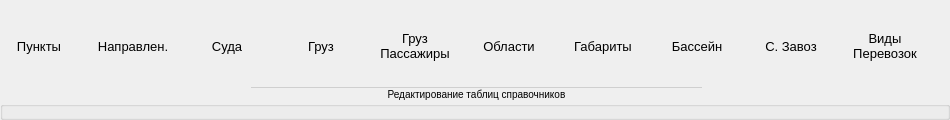
           <widget class="QGroupBox" name="groupBox_2">
            <property name="minimumSize">
             <size>
              <width>920</width>
              <height>120</height>
             </size>
            </property>
            <property name="maximumSize">
             <size>
              <width>950</width>
              <height>120</height>
             </size>
            </property>
            <property name="styleSheet">
             <string notr="true">QGroupBox {
margin-top: 87px;
font-size: 10px;
}
QGroupBox::title {
border-top: 1px solid gray;
border-color:rgb(207, 207, 207) ;
padding: 0px 135px;

}</string>
            </property>
            <property name="title">
             <string>Редактирование таблиц справочников</string>
            </property>
            <property name="alignment">
             <set>Qt::AlignHCenter|Qt::AlignTop</set>
            </property>
            <property name="flat">
             <bool>true</bool>
            </property>
            <widget class="QWidget" name="horizontalLayoutWidget_6">
             <property name="geometry">
              <rect>
               <x>-9</x>
               <y>0</y>
               <width>942</width>
               <height>92</height>
              </rect>
             </property>
             <layout class="QHBoxLayout" name="horizontalLayout_6">
              <item>
               <widget class="QToolButton" name="butt_table_point">
                <property name="minimumSize">
                 <size>
                  <width>80</width>
                  <height>90</height>
                 </size>
                </property>
                <property name="maximumSize">
                 <size>
                  <width>80</width>
                  <height>90</height>
                 </size>
                </property>
                <property name="font">
                 <font>
                  <pointsize>10</pointsize>
                 </font>
                </property>
                <property name="text">
                 <string>Пункты</string>
                </property>
                <property name="icon">
                 <iconset resource="res/icon/icon.qrc">
                  <normaloff>:/i_Administation/icons8-пункт-самовывоза-50.png</normaloff>:/i_Administation/icons8-пункт-самовывоза-50.png</iconset>
                </property>
                <property name="iconSize">
                 <size>
                  <width>50</width>
                  <height>50</height>
                 </size>
                </property>
                <property name="autoRepeat">
                 <bool>true</bool>
                </property>
                <property name="popupMode">
                 <enum>QToolButton::InstantPopup</enum>
                </property>
                <property name="toolButtonStyle">
                 <enum>Qt::ToolButtonTextUnderIcon</enum>
                </property>
                <property name="autoRaise">
                 <bool>true</bool>
                </property>
                <property name="arrowType">
                 <enum>Qt::NoArrow</enum>
                </property>
               </widget>
              </item>
              <item>
               <widget class="QToolButton" name="butt_table_direction">
                <property name="minimumSize">
                 <size>
                  <width>80</width>
                  <height>90</height>
                 </size>
                </property>
                <property name="maximumSize">
                 <size>
                  <width>80</width>
                  <height>90</height>
                 </size>
                </property>
                <property name="font">
                 <font>
                  <pointsize>10</pointsize>
                 </font>
                </property>
                <property name="text">
                 <string>Направлен.</string>
                </property>
                <property name="icon">
                 <iconset resource="res/icon/icon.qrc">
                  <normaloff>:/i_Administation/icons8-компас-50.png</normaloff>:/i_Administation/icons8-компас-50.png</iconset>
                </property>
                <property name="iconSize">
                 <size>
                  <width>50</width>
                  <height>50</height>
                 </size>
                </property>
                <property name="autoRepeat">
                 <bool>true</bool>
                </property>
                <property name="popupMode">
                 <enum>QToolButton::InstantPopup</enum>
                </property>
                <property name="toolButtonStyle">
                 <enum>Qt::ToolButtonTextUnderIcon</enum>
                </property>
                <property name="autoRaise">
                 <bool>true</bool>
                </property>
                <property name="arrowType">
                 <enum>Qt::NoArrow</enum>
                </property>
               </widget>
              </item>
              <item>
               <widget class="QToolButton" name="butt_table_vessel">
                <property name="minimumSize">
                 <size>
                  <width>80</width>
                  <height>90</height>
                 </size>
                </property>
                <property name="maximumSize">
                 <size>
                  <width>80</width>
                  <height>90</height>
                 </size>
                </property>
                <property name="font">
                 <font>
                  <pointsize>10</pointsize>
                 </font>
                </property>
                <property name="text">
                 <string>Суда</string>
                </property>
                <property name="icon">
                 <iconset resource="res/icon/icon.qrc">
                  <normaloff>:/i_Administation/icons8-грузовое-судно-50.png</normaloff>:/i_Administation/icons8-грузовое-судно-50.png</iconset>
                </property>
                <property name="iconSize">
                 <size>
                  <width>50</width>
                  <height>50</height>
                 </size>
                </property>
                <property name="autoRepeat">
                 <bool>true</bool>
                </property>
                <property name="popupMode">
                 <enum>QToolButton::InstantPopup</enum>
                </property>
                <property name="toolButtonStyle">
                 <enum>Qt::ToolButtonTextUnderIcon</enum>
                </property>
                <property name="autoRaise">
                 <bool>true</bool>
                </property>
                <property name="arrowType">
                 <enum>Qt::NoArrow</enum>
                </property>
               </widget>
              </item>
              <item>
               <widget class="QToolButton" name="butt_table_cargo">
                <property name="minimumSize">
                 <size>
                  <width>80</width>
                  <height>90</height>
                 </size>
                </property>
                <property name="maximumSize">
                 <size>
                  <width>80</width>
                  <height>90</height>
                 </size>
                </property>
                <property name="font">
                 <font>
                  <pointsize>10</pointsize>
                 </font>
                </property>
                <property name="text">
                 <string>Груз</string>
                </property>
                <property name="icon">
                 <iconset resource="res/icon/icon.qrc">
                  <normaloff>:/i_Administation/icons8-грузовое-судно-50-2.png</normaloff>:/i_Administation/icons8-грузовое-судно-50-2.png</iconset>
                </property>
                <property name="iconSize">
                 <size>
                  <width>50</width>
                  <height>50</height>
                 </size>
                </property>
                <property name="autoRepeat">
                 <bool>true</bool>
                </property>
                <property name="popupMode">
                 <enum>QToolButton::InstantPopup</enum>
                </property>
                <property name="toolButtonStyle">
                 <enum>Qt::ToolButtonTextUnderIcon</enum>
                </property>
                <property name="autoRaise">
                 <bool>true</bool>
                </property>
                <property name="arrowType">
                 <enum>Qt::NoArrow</enum>
                </property>
               </widget>
              </item>
              <item>
               <widget class="QToolButton" name="butt_table_cargoPassenger">
                <property name="minimumSize">
                 <size>
                  <width>80</width>
                  <height>90</height>
                 </size>
                </property>
                <property name="maximumSize">
                 <size>
                  <width>80</width>
                  <height>90</height>
                 </size>
                </property>
                <property name="font">
                 <font>
                  <pointsize>10</pointsize>
                 </font>
                </property>
                <property name="text">
                 <string>Груз
Пассажиры</string>
                </property>
                <property name="icon">
                 <iconset resource="res/icon/icon.qrc">
                  <normaloff>:/i_Administation/icons8-пассажир-с-багажом-50.png</normaloff>:/i_Administation/icons8-пассажир-с-багажом-50.png</iconset>
                </property>
                <property name="iconSize">
                 <size>
                  <width>50</width>
                  <height>50</height>
                 </size>
                </property>
                <property name="autoRepeat">
                 <bool>true</bool>
                </property>
                <property name="popupMode">
                 <enum>QToolButton::InstantPopup</enum>
                </property>
                <property name="toolButtonStyle">
                 <enum>Qt::ToolButtonTextUnderIcon</enum>
                </property>
                <property name="autoRaise">
                 <bool>true</bool>
                </property>
                <property name="arrowType">
                 <enum>Qt::NoArrow</enum>
                </property>
               </widget>
              </item>
              <item>
               <widget class="QToolButton" name="butt_table_region">
                <property name="minimumSize">
                 <size>
                  <width>80</width>
                  <height>90</height>
                 </size>
                </property>
                <property name="maximumSize">
                 <size>
                  <width>80</width>
                  <height>90</height>
                 </size>
                </property>
                <property name="font">
                 <font>
                  <pointsize>10</pointsize>
                 </font>
                </property>
                <property name="text">
                 <string>Области</string>
                </property>
                <property name="icon">
                 <iconset resource="res/icon/icon.qrc">
                  <normaloff>:/i_Administation/icons8-карта-россии-50.png</normaloff>:/i_Administation/icons8-карта-россии-50.png</iconset>
                </property>
                <property name="iconSize">
                 <size>
                  <width>50</width>
                  <height>50</height>
                 </size>
                </property>
                <property name="autoRepeat">
                 <bool>true</bool>
                </property>
                <property name="popupMode">
                 <enum>QToolButton::InstantPopup</enum>
                </property>
                <property name="toolButtonStyle">
                 <enum>Qt::ToolButtonTextUnderIcon</enum>
                </property>
                <property name="autoRaise">
                 <bool>true</bool>
                </property>
                <property name="arrowType">
                 <enum>Qt::NoArrow</enum>
                </property>
               </widget>
              </item>
              <item>
               <widget class="QToolButton" name="butt_table_dimensions">
                <property name="minimumSize">
                 <size>
                  <width>80</width>
                  <height>90</height>
                 </size>
                </property>
                <property name="maximumSize">
                 <size>
                  <width>80</width>
                  <height>90</height>
                 </size>
                </property>
                <property name="font">
                 <font>
                  <pointsize>10</pointsize>
                 </font>
                </property>
                <property name="text">
                 <string>Габариты</string>
                </property>
                <property name="icon">
                 <iconset resource="res/icon/icon.qrc">
                  <normaloff>:/i_Administation/icons8-поверхность-50.png</normaloff>:/i_Administation/icons8-поверхность-50.png</iconset>
                </property>
                <property name="iconSize">
                 <size>
                  <width>50</width>
                  <height>50</height>
                 </size>
                </property>
                <property name="autoRepeat">
                 <bool>true</bool>
                </property>
                <property name="popupMode">
                 <enum>QToolButton::InstantPopup</enum>
                </property>
                <property name="toolButtonStyle">
                 <enum>Qt::ToolButtonTextUnderIcon</enum>
                </property>
                <property name="autoRaise">
                 <bool>true</bool>
                </property>
                <property name="arrowType">
                 <enum>Qt::NoArrow</enum>
                </property>
               </widget>
              </item>
              <item>
               <widget class="QToolButton" name="butt_table_pool">
                <property name="minimumSize">
                 <size>
                  <width>80</width>
                  <height>90</height>
                 </size>
                </property>
                <property name="maximumSize">
                 <size>
                  <width>80</width>
                  <height>90</height>
                 </size>
                </property>
                <property name="font">
                 <font>
                  <pointsize>10</pointsize>
                 </font>
                </property>
                <property name="text">
                 <string>Бассейн</string>
                </property>
                <property name="icon">
                 <iconset resource="res/icon/icon.qrc">
                  <normaloff>:/i_Administation/icons8-бассейн-50.png</normaloff>:/i_Administation/icons8-бассейн-50.png</iconset>
                </property>
                <property name="iconSize">
                 <size>
                  <width>50</width>
                  <height>50</height>
                 </size>
                </property>
                <property name="autoRepeat">
                 <bool>true</bool>
                </property>
                <property name="popupMode">
                 <enum>QToolButton::InstantPopup</enum>
                </property>
                <property name="toolButtonStyle">
                 <enum>Qt::ToolButtonTextUnderIcon</enum>
                </property>
                <property name="autoRaise">
                 <bool>true</bool>
                </property>
                <property name="arrowType">
                 <enum>Qt::NoArrow</enum>
                </property>
               </widget>
              </item>
              <item>
               <widget class="QToolButton" name="butt_table_northDelivery">
                <property name="minimumSize">
                 <size>
                  <width>80</width>
                  <height>90</height>
                 </size>
                </property>
                <property name="maximumSize">
                 <size>
                  <width>80</width>
                  <height>90</height>
                 </size>
                </property>
                <property name="font">
                 <font>
                  <pointsize>10</pointsize>
                 </font>
                </property>
                <property name="text">
                 <string>С. Завоз</string>
                </property>
                <property name="icon">
                 <iconset resource="res/icon/icon.qrc">
                  <normaloff>:/i_Administation/icons8-север-50.png</normaloff>:/i_Administation/icons8-север-50.png</iconset>
                </property>
                <property name="iconSize">
                 <size>
                  <width>50</width>
                  <height>50</height>
                 </size>
                </property>
                <property name="autoRepeat">
                 <bool>true</bool>
                </property>
                <property name="popupMode">
                 <enum>QToolButton::InstantPopup</enum>
                </property>
                <property name="toolButtonStyle">
                 <enum>Qt::ToolButtonTextUnderIcon</enum>
                </property>
                <property name="autoRaise">
                 <bool>true</bool>
                </property>
                <property name="arrowType">
                 <enum>Qt::NoArrow</enum>
                </property>
               </widget>
              </item>
              <item>
               <widget class="QToolButton" name="butt_typeTransportation">
                <property name="minimumSize">
                 <size>
                  <width>80</width>
                  <height>90</height>
                 </size>
                </property>
                <property name="maximumSize">
                 <size>
                  <width>80</width>
                  <height>90</height>
                 </size>
                </property>
                <property name="font">
                 <font>
                  <pointsize>10</pointsize>
                 </font>
                </property>
                <property name="text">
                 <string>Виды
Перевозок</string>
                </property>
                <property name="icon">
                 <iconset resource="res/icon/icon.qrc">
                  <normaloff>:/i_Administation/icons8-отмеченный-грузовик-50.png</normaloff>:/i_Administation/icons8-отмеченный-грузовик-50.png</iconset>
                </property>
                <property name="iconSize">
                 <size>
                  <width>50</width>
                  <height>50</height>
                 </size>
                </property>
                <property name="autoRepeat">
                 <bool>true</bool>
                </property>
                <property name="popupMode">
                 <enum>QToolButton::InstantPopup</enum>
                </property>
                <property name="toolButtonStyle">
                 <enum>Qt::ToolButtonTextUnderIcon</enum>
                </property>
                <property name="autoRaise">
                 <bool>true</bool>
                </property>
                <property name="arrowType">
                 <enum>Qt::NoArrow</enum>
                </property>
               </widget>
              </item>
             </layout>
            </widget>
           </widget>
